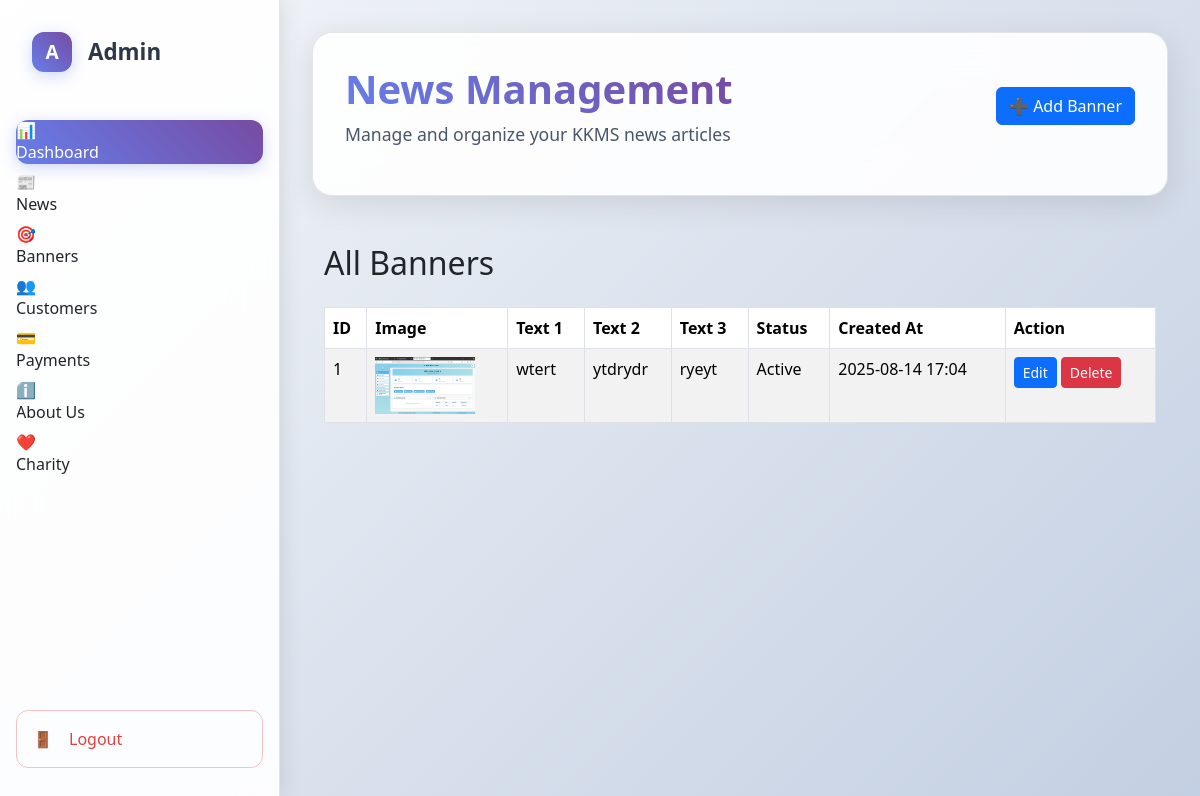
The app's page /banners/ with its own data.
### accounts/models.py (models this page shows, shortened)
class Banners(models.Model):
    STATUS_CHOICES = (
        (0, "Inactive"),
        (1, "Active"),
    )
    banner_image = models.ImageField(upload_to="banner/", max_length=255)
    banner_text1 = models.CharField(max_length=100, blank=True, null=True)
    banner_text2 = models.CharField(max_length=250, blank=True, null=True)
    banner_text3 = models.TextField(blank=True, null=True)
    status = models.IntegerField(choices=STATUS_CHOICES, default=1)
    is_active= models.BooleanField(default=True)
    created_at = models.DateTimeField(auto_now_add=True)
    updated_at = models.DateTimeField(auto_now=True)

### accounts/views.py (the view)
# urls.py: path("banners/", views.banner_list_view, name="banner-list"),
def banner_list_view(request):
    banners = Banners.objects.filter(is_active=True).order_by("-id")
    return render(request, "super_admin/banner.html", {"banners": banners})

### templates/super_admin/banner.html (shortened to what this page needs)
{% load static %}
<!DOCTYPE html>
<html lang="en">
<head>
    <link href="https://cdn.jsdelivr.net/npm/bootstrap@5.3.2/dist/css/bootstrap.min.css" rel="stylesheet">
    <link rel="stylesheet"
        href="https://cdnjs.cloudflare.com/ajax/libs/datatables/1.10.21/css/dataTables.bootstrap4.min.css">
    <link rel="stylesheet"
        href="https://cdnjs.cloudflare.com/ajax/libs/datatables/1.10.21/css/jquery.dataTables.min.css">
</head>
<body>
    <div class="dashboard-container">
        <aside class="sidebar" id="sidebar">
            <div class="sidebar-header">
                <div class="logo">A</div>
                <span class="logo-text">Admin</span>
            </div>
            <nav role="navigation">
                <ul class="nav-menu">
                    <li class="nav-item">
                        <a href="/super-admin/dashboard/" class="nav-link active" onclick="setActive(this)">
                            <span class="nav-icon">📊</span>
                            <span class="nav-text">Dashboard</span>
                        </a>
                    </li>
                    <li class="nav-item">
                        <a href="/news/" class="nav-link" onclick="setActive(this)">
                            <span class="nav-icon">📰</span>
                            <span class="nav-text">News</span>
                        </a>
                    </li>
                    <li class="nav-item">
                        <a href="/banners/" class="nav-link" onclick="setActive(this)">
                            <span class="nav-icon">🎯</span>
                            <span class="nav-text">Banners</span>
                        </a>
                    </li>
                    <li class="nav-item">
                        <a href="#" class="nav-link" onclick="setActive(this)">
                            <span class="nav-icon">👥</span>
                            <span class="nav-text">Customers</span>
                        </a>
                    </li>
                    <li class="nav-item">
                        <a href="#" class="nav-link" onclick="setActive(this)">
                            <span class="nav-icon">💳</span>
                            <span class="nav-text">Payments</span>
                        </a>
                    </li>
                    <li class="nav-item">
                        <a href="#" class="nav-link" onclick="setActive(this)">
                            <span class="nav-icon">ℹ️</span>
                            <span class="nav-text">About Us</span>
                        </a>
                    </li>
                    <li class="nav-item">
                        <a href="#" class="nav-link" onclick="setActive(this)">
                            <span class="nav-icon">❤️</span>
                            <span class="nav-text">Charity</span>
                        </a>
                    </li>
                </ul>
            </nav>
            <div class="logout-section">
                <a href="#" class="logout-link" onclick="confirmLogout(event)">
                    <span class="nav-icon">🚪</span>
                    <span class="nav-text">Logout</span>
                </a>
            </div>
        </aside>
        <main class="main-content">
            <div class="header">
                <div class="header-content">
                    <h1>News Management</h1>
                    <p>Manage and organize your KKMS news articles</p>
                </div>
                <button class="btn btn-primary mb-3" data-bs-toggle="modal" data-bs-target="#addBannerModal">
                    ➕ Add Banner
                </button>
            </div>
            <div class="container mt-5">
                <h2 class="mb-4">All Banners</h2>
                <table id="bannersTable" class="table table-striped table-bordered">
                    <thead>
                        <tr>
                            <th>ID</th>
                            <th>Image</th>
                            <th>Text 1</th>
                            <th>Text 2</th>
                            <th>Text 3</th>
                            <th>Status</th>
                            <th>Created At</th>
                            <th>Action</th>
                        </tr>
                    </thead>
                    <tbody>
                        {% for banner in banners %}
                        <tr>
                            <td>{{ banner.id }}</td>
                            <td>
                                {% if banner.banner_image %}
                                <img src="{{ banner.banner_image.url }}" width="100" />
                                {% endif %}
                            </td>
                            <td>{{ banner.banner_text1 }}</td>
                            <td>{{ banner.banner_text2 }}</td>
                            <td>{{ banner.banner_text3 }}</td>
                            <td>{{ banner.get_status_display }}</td>
                            <td>{{ banner.created_at|date:"Y-m-d H:i" }}</td>
                            <td>
                                <button class="btn btn-sm btn-primary" data-bs-toggle="modal"
                                    data-bs-target="#editBannerModal{{ banner.id }}">
                                    Edit
                                </button>
                                <a href="{% url 'banner-delete' banner.id %}" class="btn btn-sm btn-danger"
                                    onclick="return confirm('Are you sure you want to delete this banner?');">
                                    Delete
                                </a>
                            </td>
                        </tr>
                        {% endfor %}
                    </tbody>
                </table>
            </div>
        </main>
        <link href="https://cdn.jsdelivr.net/npm/bootstrap@5.3.2/dist/css/bootstrap.min.css" rel="stylesheet">
</body>
</html>

### templates/super_admin/banner.html (style rules this page uses)
* { margin: 0; padding: 0; box-sizing: border-box; }
body { font-family: 'Segoe UI', Tahoma, Geneva, Verdana, sans-serif; background: linear-gradient(135deg, #f5f7fa 0%, #c3cfe2 100%); min-height: 100vh; overflow-x: hidden; }
.dashboard-container { display: flex; min-height: 100vh; }
.sidebar { width: 280px; background: rgba(255, 255, 255, 0.9); backdrop-filter: blur(20px); border-right: 1px solid rgba(0, 0, 0, 0.1); padding: 2rem 0; position: fixed; height: 100vh; z-index: 1000; transition: all 0.3s ease; box-shadow: 2px 0 20px rgba(0, 0, 0, 0.1); }
.sidebar-header { padding: 0 2rem; margin-bottom: 3rem; display: flex; align-items: center; gap: 1rem; }
.logo { width: 40px; height: 40px; background: linear-gradient(45deg, #667eea, #764ba2); border-radius: 12px; display: flex; align-items: center; justify-content: center; color: white; font-weight: bold; font-size: 1.2rem; box-shadow: 0 4px 15px rgba(102, 126, 234, 0.3); }
.logo-text { color: #2d3748; font-size: 1.4rem; font-weight: 600; transition: opacity 0.3s ease; }
.nav-menu { list-style: none; padding: 0 1rem; }
.nav-item { margin-bottom: 0.5rem; }
.nav-link { display: flex; align-items: center; gap: 1rem; padding: 1rem; color: #4a5568; text-decoration: none; border-radius: 12px; transition: all 0.3s ease; position: relative; overflow: hidden; }
.nav-link.active { background: linear-gradient(45deg, #667eea, #764ba2); color: white; box-shadow: 0 4px 15px rgba(102, 126, 234, 0.3); }
.nav-icon { width: 20px; height: 20px; display: flex; align-items: center; justify-content: center; }
.nav-text { transition: opacity 0.3s ease; }
.logout-section { position: absolute; bottom: 2rem; left: 1rem; right: 1rem; }
.logout-link { display: flex; align-items: center; gap: 1rem; padding: 1rem; color: #e53e3e; text-decoration: none; border-radius: 12px; transition: all 0.3s ease; border: 1px solid rgba(229, 62, 62, 0.3); }
.main-content { flex: 1; margin-left: 280px; padding: 2rem; transition: margin-left 0.3s ease; }
.header { background: rgba(255, 255, 255, 0.9); backdrop-filter: blur(20px); border-radius: 20px; padding: 2rem; margin-bottom: 2rem; border: 1px solid rgba(0, 0, 0, 0.1); box-shadow: 0 8px 32px rgba(0, 0, 0, 0.1); display: flex; justify-content: space-between; align-items: center; flex-wrap: wrap; gap: 1rem; }
.header-content h1 { color: #2d3748; font-size: 2.5rem; font-weight: 700; margin-bottom: 0.5rem; background: linear-gradient(45deg, #667eea, #764ba2); -webkit-background-clip: text; -webkit-text-fill-color: transparent; }
.header-content p { color: #4a5568; font-size: 1.1rem; }

### records on screen
Banners: id "1", banner_image (picture), banner_text1 "wtert", banner_text2 "ytdrydr", banner_text3 "ryeyt", status "Active", created_at "2025-08-14 17:04"
